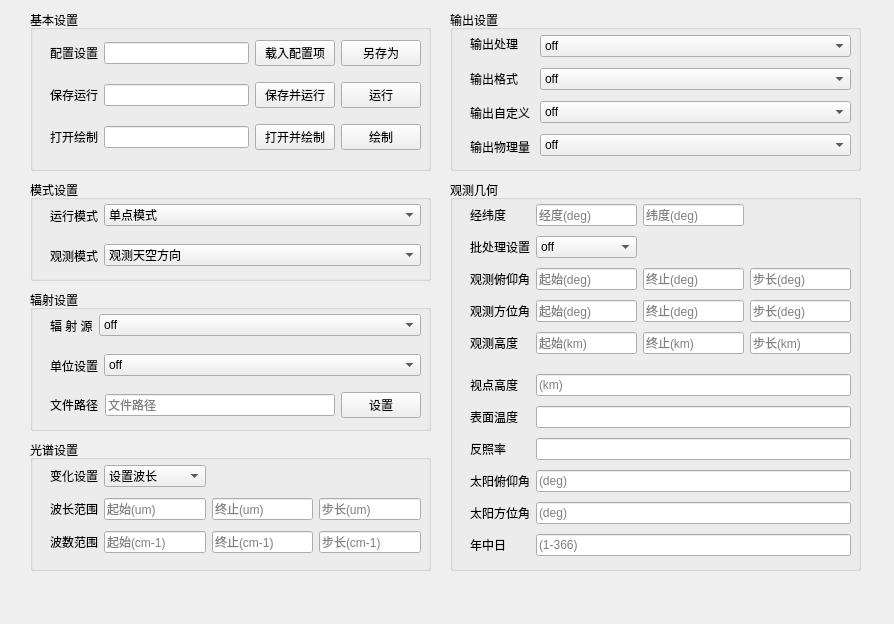
<?xml version="1.0" encoding="UTF-8"?>
<ui version="4.0">
 <class>GeneralPage</class>
 <widget class="QWidget" name="GeneralPage">
  <property name="geometry">
   <rect>
    <x>0</x>
    <y>0</y>
    <width>894</width>
    <height>624</height>
   </rect>
  </property>
  <property name="windowTitle">
   <string>Form</string>
  </property>
  <widget class="QGroupBox" name="groupBox_4">
   <property name="geometry">
    <rect>
     <x>30</x>
     <y>440</y>
     <width>401</width>
     <height>131</height>
    </rect>
   </property>
   <property name="title">
    <string>光谱设置</string>
   </property>
   <widget class="QWidget" name="gridLayoutWidget_7">
    <property name="geometry">
     <rect>
      <x>20</x>
      <y>20</y>
      <width>371</width>
      <height>101</height>
     </rect>
    </property>
    <layout class="QGridLayout" name="gridLayout_10">
     <item row="1" column="0">
      <widget class="QLabel" name="label_42">
       <property name="text">
        <string>波长范围</string>
       </property>
      </widget>
     </item>
     <item row="2" column="0">
      <widget class="QLabel" name="label_43">
       <property name="text">
        <string>波数范围</string>
       </property>
      </widget>
     </item>
     <item row="2" column="2">
      <widget class="QLineEdit" name="lineEdit_wavecount_end">
       <property name="placeholderText">
        <string>终止(cm-1)</string>
       </property>
       <property name="option_name" stdset="0">
        <string>wavecount_end</string>
       </property>
      </widget>
     </item>
     <item row="1" column="3">
      <widget class="QLineEdit" name="lineEdit_wavelength_step">
       <property name="placeholderText">
        <string>步长(um)</string>
       </property>
       <property name="option_name" stdset="0">
        <string>wavelength_step</string>
       </property>
      </widget>
     </item>
     <item row="2" column="1">
      <widget class="QLineEdit" name="lineEdit_wavecount_start">
       <property name="placeholderText">
        <string>起始(cm-1)</string>
       </property>
       <property name="wavecount_start" stdset="0">
        <string/>
       </property>
       <property name="option_name" stdset="0">
        <string>wavecount_start</string>
       </property>
      </widget>
     </item>
     <item row="1" column="1">
      <widget class="QLineEdit" name="lineEdit_wavelength_start">
       <property name="placeholderText">
        <string>起始(um)</string>
       </property>
       <property name="option_name" stdset="0">
        <string>wavelength_start</string>
       </property>
      </widget>
     </item>
     <item row="2" column="3">
      <widget class="QLineEdit" name="lineEdit_wavecount_step">
       <property name="placeholderText">
        <string>步长(cm-1)</string>
       </property>
       <property name="option_name" stdset="0">
        <string>wavecount_step</string>
       </property>
      </widget>
     </item>
     <item row="1" column="2">
      <widget class="QLineEdit" name="lineEdit_wavelength_end">
       <property name="placeholderText">
        <string>终止(um)</string>
       </property>
       <property name="option_name" stdset="0">
        <string>wavelength_end</string>
       </property>
      </widget>
     </item>
     <item row="0" column="0">
      <widget class="QLabel" name="label_28">
       <property name="accessibleName">
        <string/>
       </property>
       <property name="text">
        <string>变化设置</string>
       </property>
      </widget>
     </item>
     <item row="0" column="1">
      <widget class="QComboBox" name="comboBox_main_wave">
       <property name="option_name" stdset="0">
        <string>main_wave</string>
       </property>
       <item>
        <property name="text">
         <string>设置波长</string>
        </property>
       </item>
       <item>
        <property name="text">
         <string>设置波数</string>
        </property>
       </item>
      </widget>
     </item>
    </layout>
   </widget>
  </widget>
  <widget class="QGroupBox" name="groupBox_2">
   <property name="geometry">
    <rect>
     <x>30</x>
     <y>180</y>
     <width>401</width>
     <height>101</height>
    </rect>
   </property>
   <property name="title">
    <string>模式设置</string>
   </property>
   <widget class="QWidget" name="horizontalLayoutWidget_3">
    <property name="geometry">
     <rect>
      <x>20</x>
      <y>20</y>
      <width>371</width>
      <height>31</height>
     </rect>
    </property>
    <layout class="QHBoxLayout" name="horizontalLayout_3" stretch="1,9">
     <property name="leftMargin">
      <number>0</number>
     </property>
     <property name="topMargin">
      <number>0</number>
     </property>
     <property name="rightMargin">
      <number>0</number>
     </property>
     <property name="bottomMargin">
      <number>0</number>
     </property>
     <item>
      <widget class="QLabel" name="label_21">
       <property name="accessibleName">
        <string/>
       </property>
       <property name="text">
        <string>运行模式</string>
       </property>
      </widget>
     </item>
     <item>
      <widget class="QComboBox" name="comboBox_global_mode">
       <property name="option_name" stdset="0">
        <string>global_mode</string>
       </property>
       <item>
        <property name="text">
         <string>单点模式</string>
        </property>
       </item>
       <item>
        <property name="text">
         <string>批处理模式</string>
        </property>
       </item>
      </widget>
     </item>
    </layout>
   </widget>
   <widget class="QWidget" name="horizontalLayoutWidget_4">
    <property name="geometry">
     <rect>
      <x>20</x>
      <y>60</y>
      <width>371</width>
      <height>31</height>
     </rect>
    </property>
    <layout class="QHBoxLayout" name="horizontalLayout_4" stretch="1,9">
     <property name="leftMargin">
      <number>0</number>
     </property>
     <property name="topMargin">
      <number>0</number>
     </property>
     <property name="rightMargin">
      <number>0</number>
     </property>
     <property name="bottomMargin">
      <number>0</number>
     </property>
     <item>
      <widget class="QLabel" name="label_23">
       <property name="text">
        <string>观测模式</string>
       </property>
      </widget>
     </item>
     <item>
      <widget class="QComboBox" name="comboBox_direction">
       <property name="option_name" stdset="0">
        <string>direction</string>
       </property>
       <item>
        <property name="text">
         <string>观测天空方向</string>
        </property>
       </item>
       <item>
        <property name="text">
         <string>观测地球方向</string>
        </property>
       </item>
      </widget>
     </item>
    </layout>
   </widget>
  </widget>
  <widget class="QGroupBox" name="groupBox_5">
   <property name="geometry">
    <rect>
     <x>450</x>
     <y>10</y>
     <width>411</width>
     <height>161</height>
    </rect>
   </property>
   <property name="title">
    <string>输出设置</string>
   </property>
   <widget class="QWidget" name="verticalLayoutWidget_21">
    <property name="geometry">
     <rect>
      <x>20</x>
      <y>20</y>
      <width>62</width>
      <height>131</height>
     </rect>
    </property>
    <layout class="QVBoxLayout" name="verticalLayout_24">
     <item>
      <widget class="QLabel" name="label_19">
       <property name="text">
        <string>输出处理</string>
       </property>
      </widget>
     </item>
     <item>
      <widget class="QLabel" name="label_24">
       <property name="text">
        <string>输出格式</string>
       </property>
      </widget>
     </item>
     <item>
      <widget class="QLabel" name="label_25">
       <property name="text">
        <string>输出自定义</string>
       </property>
      </widget>
     </item>
     <item>
      <widget class="QLabel" name="label_26">
       <property name="text">
        <string>输出物理量</string>
       </property>
      </widget>
     </item>
    </layout>
   </widget>
   <widget class="QWidget" name="verticalLayoutWidget_22">
    <property name="geometry">
     <rect>
      <x>90</x>
      <y>20</y>
      <width>311</width>
      <height>131</height>
     </rect>
    </property>
    <layout class="QVBoxLayout" name="verticalLayout_25">
     <item>
      <widget class="QComboBox" name="comboBox_output_process">
       <property name="option_name" stdset="0">
        <string>output_process</string>
       </property>
       <item>
        <property name="text">
         <string>off</string>
        </property>
       </item>
       <item>
        <property name="text">
         <string>integrate</string>
        </property>
       </item>
       <item>
        <property name="text">
         <string>sum</string>
        </property>
       </item>
       <item>
        <property name="text">
         <string>rgbnorm</string>
        </property>
       </item>
       <item>
        <property name="text">
         <string>rgb_norm</string>
        </property>
       </item>
       <item>
        <property name="text">
         <string>rgb</string>
        </property>
       </item>
       <item>
        <property name="text">
         <string>per_nm</string>
        </property>
       </item>
       <item>
        <property name="text">
         <string>per_cm-1</string>
        </property>
       </item>
       <item>
        <property name="text">
         <string>per_band</string>
        </property>
       </item>
       <item>
        <property name="text">
         <string>spectral&amp;integrate</string>
        </property>
       </item>
      </widget>
     </item>
     <item>
      <widget class="QComboBox" name="comboBox_output_format">
       <property name="option_name" stdset="0">
        <string>output_format</string>
       </property>
       <item>
        <property name="text">
         <string>off</string>
        </property>
       </item>
       <item>
        <property name="text">
         <string>ascii</string>
        </property>
       </item>
       <item>
        <property name="text">
         <string>flexstor</string>
        </property>
       </item>
       <item>
        <property name="text">
         <string>netCDF</string>
        </property>
       </item>
       <item>
        <property name="text">
         <string>sat_picture</string>
        </property>
       </item>
      </widget>
     </item>
     <item>
      <widget class="QComboBox" name="comboBox_output_user">
       <property name="option_name" stdset="0">
        <string>output_user</string>
       </property>
       <item>
        <property name="text">
         <string>off</string>
        </property>
       </item>
       <item>
        <property name="text">
         <string>lambda uu</string>
        </property>
       </item>
       <item>
        <property name="text">
         <string>wavenumber uu</string>
        </property>
       </item>
      </widget>
     </item>
     <item>
      <widget class="QComboBox" name="comboBox_output_quantity">
       <property name="option_name" stdset="0">
        <string>output_quantity</string>
       </property>
       <item>
        <property name="text">
         <string>off</string>
        </property>
       </item>
       <item>
        <property name="text">
         <string>reflectivity</string>
        </property>
       </item>
       <item>
        <property name="text">
         <string>transmittance</string>
        </property>
       </item>
       <item>
        <property name="text">
         <string>brightness</string>
        </property>
       </item>
       <item>
        <property name="text">
         <string>radiance&amp;transmittance</string>
        </property>
       </item>
      </widget>
     </item>
    </layout>
   </widget>
  </widget>
  <widget class="QGroupBox" name="groupBox_6">
   <property name="geometry">
    <rect>
     <x>450</x>
     <y>180</y>
     <width>411</width>
     <height>391</height>
    </rect>
   </property>
   <property name="title">
    <string>观测几何</string>
   </property>
   <widget class="QWidget" name="gridLayoutWidget_4">
    <property name="geometry">
     <rect>
      <x>20</x>
      <y>20</y>
      <width>381</width>
      <height>161</height>
     </rect>
    </property>
    <layout class="QGridLayout" name="gridLayout_7">
     <item row="4" column="0">
      <widget class="QLabel" name="label_45">
       <property name="text">
        <string>观测高度</string>
       </property>
      </widget>
     </item>
     <item row="2" column="1">
      <widget class="QLineEdit" name="lineEdit_umu_start">
       <property name="placeholderText">
        <string>起始(deg)</string>
       </property>
       <property name="option_name" stdset="0">
        <string>angle_of_pitch_start</string>
       </property>
      </widget>
     </item>
     <item row="2" column="3">
      <widget class="QLineEdit" name="lineEdit_umu_step">
       <property name="placeholderText">
        <string>步长(deg)</string>
       </property>
       <property name="option_name" stdset="0">
        <string>angle_of_pitch_step</string>
       </property>
      </widget>
     </item>
     <item row="3" column="0">
      <widget class="QLabel" name="label_46">
       <property name="text">
        <string>观测方位角</string>
       </property>
      </widget>
     </item>
     <item row="2" column="2">
      <widget class="QLineEdit" name="lineEdit_umu_end">
       <property name="placeholderText">
        <string>终止(deg)</string>
       </property>
       <property name="option_name" stdset="0">
        <string>angle_of_pitch_end</string>
       </property>
      </widget>
     </item>
     <item row="0" column="0">
      <widget class="QLabel" name="label_47">
       <property name="text">
        <string>经纬度</string>
       </property>
      </widget>
     </item>
     <item row="0" column="1">
      <widget class="QLineEdit" name="lineEdit_jingdu">
       <property name="placeholderText">
        <string>经度(deg)</string>
       </property>
       <property name="option_name" stdset="0">
        <string>longitude</string>
       </property>
      </widget>
     </item>
     <item row="4" column="1">
      <widget class="QLineEdit" name="lineEdit_height_start">
       <property name="placeholderText">
        <string>起始(km)</string>
       </property>
       <property name="option_name" stdset="0">
        <string>distance_start</string>
       </property>
      </widget>
     </item>
     <item row="4" column="2">
      <widget class="QLineEdit" name="lineEdit_height_end">
       <property name="text">
        <string/>
       </property>
       <property name="placeholderText">
        <string>终止(km)</string>
       </property>
       <property name="option_name" stdset="0">
        <string>distance_end</string>
       </property>
      </widget>
     </item>
     <item row="2" column="0">
      <widget class="QLabel" name="label_44">
       <property name="text">
        <string>观测俯仰角</string>
       </property>
      </widget>
     </item>
     <item row="3" column="3">
      <widget class="QLineEdit" name="lineEdit_phi_step">
       <property name="placeholderText">
        <string>步长(deg)</string>
       </property>
       <property name="option_name" stdset="0">
        <string>azimuth_angle_step</string>
       </property>
      </widget>
     </item>
     <item row="0" column="2">
      <widget class="QLineEdit" name="lineEdit_weidu">
       <property name="placeholderText">
        <string>纬度(deg)</string>
       </property>
       <property name="option_name" stdset="0">
        <string>latitude</string>
       </property>
      </widget>
     </item>
     <item row="3" column="2">
      <widget class="QLineEdit" name="lineEdit_phi_end">
       <property name="placeholderText">
        <string>终止(deg)</string>
       </property>
       <property name="option_name" stdset="0">
        <string>azimuth_angle_end</string>
       </property>
      </widget>
     </item>
     <item row="3" column="1">
      <widget class="QLineEdit" name="lineEdit_phi_start">
       <property name="text">
        <string/>
       </property>
       <property name="placeholderText">
        <string>起始(deg)</string>
       </property>
       <property name="option_name" stdset="0">
        <string>azimuth_angle_start</string>
       </property>
      </widget>
     </item>
     <item row="4" column="3">
      <widget class="QLineEdit" name="lineEdit_height_step">
       <property name="placeholderText">
        <string>步长(km)</string>
       </property>
       <property name="option_name" stdset="0">
        <string>distance_step</string>
       </property>
      </widget>
     </item>
     <item row="1" column="0">
      <widget class="QLabel" name="label_22">
       <property name="accessibleName">
        <string/>
       </property>
       <property name="text">
        <string>批处理设置</string>
       </property>
      </widget>
     </item>
     <item row="1" column="1">
      <widget class="QComboBox" name="comboBox_multi_set">
       <property name="option_name" stdset="0">
        <string>multi_choice</string>
       </property>
       <item>
        <property name="text">
         <string>off</string>
        </property>
       </item>
       <item>
        <property name="text">
         <string>观测俯仰角</string>
        </property>
       </item>
       <item>
        <property name="text">
         <string>观测方位角</string>
        </property>
       </item>
       <item>
        <property name="text">
         <string>距离</string>
        </property>
       </item>
      </widget>
     </item>
    </layout>
   </widget>
   <widget class="QWidget" name="gridLayoutWidget_8">
    <property name="geometry">
     <rect>
      <x>20</x>
      <y>190</y>
      <width>381</width>
      <height>191</height>
     </rect>
    </property>
    <layout class="QGridLayout" name="gridLayout_11">
     <item row="1" column="0">
      <widget class="QLabel" name="label_48">
       <property name="text">
        <string>表面温度</string>
       </property>
      </widget>
     </item>
     <item row="3" column="0">
      <widget class="QLabel" name="label_49">
       <property name="text">
        <string>太阳俯仰角</string>
       </property>
      </widget>
     </item>
     <item row="2" column="1">
      <widget class="QLineEdit" name="lineEdit_albedo">
       <property name="option_name" stdset="0">
        <string>albedo</string>
       </property>
      </widget>
     </item>
     <item row="2" column="0">
      <widget class="QLabel" name="label_50">
       <property name="text">
        <string>反照率</string>
       </property>
      </widget>
     </item>
     <item row="1" column="1">
      <widget class="QLineEdit" name="lineEdit_sur_temperature">
       <property name="option_name" stdset="0">
        <string>sur_temperature</string>
       </property>
      </widget>
     </item>
     <item row="3" column="1">
      <widget class="QLineEdit" name="lineEdit_sun_umu">
       <property name="placeholderText">
        <string>(deg)</string>
       </property>
       <property name="option_name" stdset="0">
        <string>sza</string>
       </property>
      </widget>
     </item>
     <item row="0" column="0">
      <widget class="QLabel" name="label_51">
       <property name="text">
        <string>视点高度</string>
       </property>
      </widget>
     </item>
     <item row="5" column="0">
      <widget class="QLabel" name="label_52">
       <property name="text">
        <string>年中日</string>
       </property>
      </widget>
     </item>
     <item row="4" column="0">
      <widget class="QLabel" name="label_53">
       <property name="text">
        <string>太阳方位角</string>
       </property>
      </widget>
     </item>
     <item row="4" column="1">
      <widget class="QLineEdit" name="lineEdit_sum_phi">
       <property name="placeholderText">
        <string>(deg)</string>
       </property>
       <property name="option_name" stdset="0">
        <string>phi0</string>
       </property>
      </widget>
     </item>
     <item row="5" column="1">
      <widget class="QLineEdit" name="lineEdit_day_of_year">
       <property name="placeholderText">
        <string>(1-366)</string>
       </property>
       <property name="option_name" stdset="0">
        <string>day_of_year</string>
       </property>
      </widget>
     </item>
     <item row="0" column="1">
      <widget class="QLineEdit" name="lineEdit_zout">
       <property name="placeholderText">
        <string>(km)</string>
       </property>
       <property name="option_name" stdset="0">
        <string>zout_sea</string>
       </property>
      </widget>
     </item>
    </layout>
   </widget>
  </widget>
  <widget class="QGroupBox" name="groupBox">
   <property name="geometry">
    <rect>
     <x>30</x>
     <y>10</y>
     <width>401</width>
     <height>161</height>
    </rect>
   </property>
   <property name="title">
    <string>基本设置</string>
   </property>
   <widget class="QWidget" name="gridLayoutWidget_9">
    <property name="geometry">
     <rect>
      <x>20</x>
      <y>20</y>
      <width>371</width>
      <height>131</height>
     </rect>
    </property>
    <layout class="QGridLayout" name="gridLayout_12">
     <property name="horizontalSpacing">
      <number>6</number>
     </property>
     <item row="1" column="2">
      <widget class="QPushButton" name="pushButton_save_run">
       <property name="text">
        <string>保存并运行</string>
       </property>
      </widget>
     </item>
     <item row="2" column="2">
      <widget class="QPushButton" name="pushButton_open_plot">
       <property name="text">
        <string>打开并绘制</string>
       </property>
      </widget>
     </item>
     <item row="0" column="2">
      <widget class="QPushButton" name="pushButton_conf_load">
       <property name="text">
        <string>载入配置项</string>
       </property>
      </widget>
     </item>
     <item row="1" column="0">
      <widget class="QLabel" name="label_3">
       <property name="text">
        <string>保存运行</string>
       </property>
      </widget>
     </item>
     <item row="2" column="1">
      <widget class="QLineEdit" name="lineEdit_plot_file">
       <property name="option_name" stdset="0">
        <string>plot_file_path</string>
       </property>
      </widget>
     </item>
     <item row="2" column="3">
      <widget class="QPushButton" name="pushButton_plot">
       <property name="text">
        <string>绘制</string>
       </property>
      </widget>
     </item>
     <item row="2" column="0">
      <widget class="QLabel" name="label_27">
       <property name="text">
        <string>打开绘制</string>
       </property>
      </widget>
     </item>
     <item row="0" column="3">
      <widget class="QPushButton" name="pushButton_conf_save">
       <property name="text">
        <string>另存为</string>
       </property>
      </widget>
     </item>
     <item row="0" column="0">
      <widget class="QLabel" name="label_4">
       <property name="text">
        <string>配置设置</string>
       </property>
      </widget>
     </item>
     <item row="0" column="1">
      <widget class="QLineEdit" name="lineEdit_conf_file">
       <property name="option_name" stdset="0">
        <string>conf_file_path</string>
       </property>
      </widget>
     </item>
     <item row="1" column="1">
      <widget class="QLineEdit" name="lineEdit_out_file">
       <property name="option_name" stdset="0">
        <string>out_file_path</string>
       </property>
      </widget>
     </item>
     <item row="1" column="3">
      <widget class="QPushButton" name="pushButton_run">
       <property name="text">
        <string>运行</string>
       </property>
      </widget>
     </item>
    </layout>
   </widget>
  </widget>
  <widget class="QGroupBox" name="groupBox_3">
   <property name="geometry">
    <rect>
     <x>30</x>
     <y>290</y>
     <width>401</width>
     <height>141</height>
    </rect>
   </property>
   <property name="title">
    <string>辐射设置</string>
   </property>
   <widget class="QWidget" name="horizontalLayoutWidget_8">
    <property name="geometry">
     <rect>
      <x>20</x>
      <y>60</y>
      <width>371</width>
      <height>31</height>
     </rect>
    </property>
    <layout class="QHBoxLayout" name="horizontalLayout_11" stretch="1,9">
     <property name="leftMargin">
      <number>0</number>
     </property>
     <property name="topMargin">
      <number>0</number>
     </property>
     <property name="rightMargin">
      <number>0</number>
     </property>
     <property name="bottomMargin">
      <number>0</number>
     </property>
     <item>
      <widget class="QLabel" name="label_65">
       <property name="text">
        <string>单位设置</string>
       </property>
      </widget>
     </item>
     <item>
      <widget class="QComboBox" name="comboBox_source_unit">
       <property name="option_name" stdset="0">
        <string>source_unit</string>
       </property>
       <item>
        <property name="text">
         <string>off</string>
        </property>
       </item>
       <item>
        <property name="text">
         <string>per_nm</string>
        </property>
       </item>
       <item>
        <property name="text">
         <string>per_cm-1</string>
        </property>
       </item>
       <item>
        <property name="text">
         <string>per_band</string>
        </property>
       </item>
      </widget>
     </item>
    </layout>
   </widget>
   <widget class="QWidget" name="horizontalLayoutWidget_7">
    <property name="geometry">
     <rect>
      <x>20</x>
      <y>20</y>
      <width>371</width>
      <height>31</height>
     </rect>
    </property>
    <layout class="QHBoxLayout" name="horizontalLayout_10" stretch="1,9">
     <property name="leftMargin">
      <number>0</number>
     </property>
     <property name="topMargin">
      <number>0</number>
     </property>
     <property name="rightMargin">
      <number>0</number>
     </property>
     <property name="bottomMargin">
      <number>0</number>
     </property>
     <item>
      <widget class="QLabel" name="label_64">
       <property name="text">
        <string>辐 射 源</string>
       </property>
      </widget>
     </item>
     <item>
      <widget class="QComboBox" name="comboBox_source_type">
       <property name="option_name" stdset="0">
        <string>source_type</string>
       </property>
       <item>
        <property name="text">
         <string>off</string>
        </property>
       </item>
       <item>
        <property name="text">
         <string>thermal</string>
        </property>
       </item>
       <item>
        <property name="text">
         <string>solar</string>
        </property>
       </item>
      </widget>
     </item>
    </layout>
   </widget>
   <widget class="QWidget" name="gridLayoutWidget_11">
    <property name="geometry">
     <rect>
      <x>20</x>
      <y>100</y>
      <width>371</width>
      <height>31</height>
     </rect>
    </property>
    <layout class="QGridLayout" name="gridLayout_16">
     <item row="0" column="0">
      <widget class="QLabel" name="label_61">
       <property name="text">
        <string>文件路径</string>
       </property>
      </widget>
     </item>
     <item row="0" column="2">
      <widget class="QPushButton" name="pushButton_source_file">
       <property name="text">
        <string>设置</string>
       </property>
      </widget>
     </item>
     <item row="0" column="1">
      <widget class="QLineEdit" name="lineEdit_source_file">
       <property name="placeholderText">
        <string>文件路径</string>
       </property>
       <property name="option_name" stdset="0">
        <string>source_file</string>
       </property>
      </widget>
     </item>
    </layout>
   </widget>
  </widget>
 </widget>
 <resources/>
 <connections/>
</ui>
